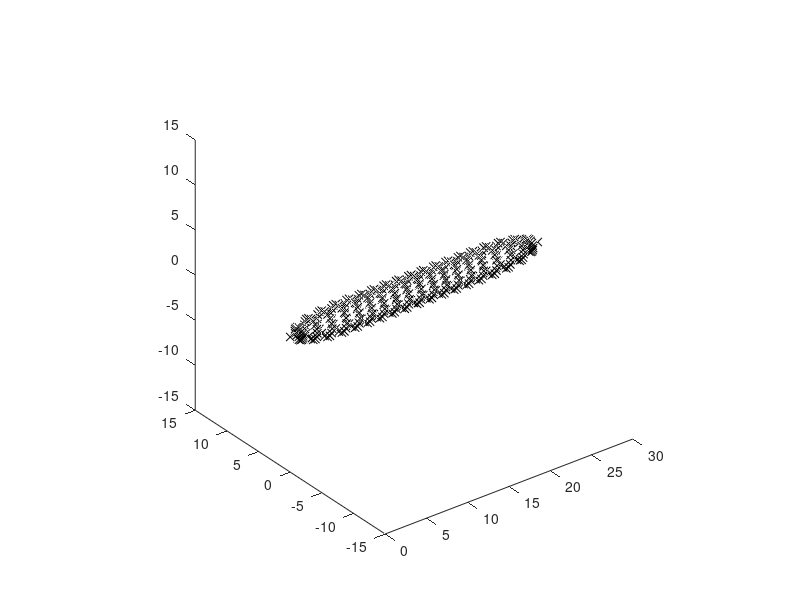
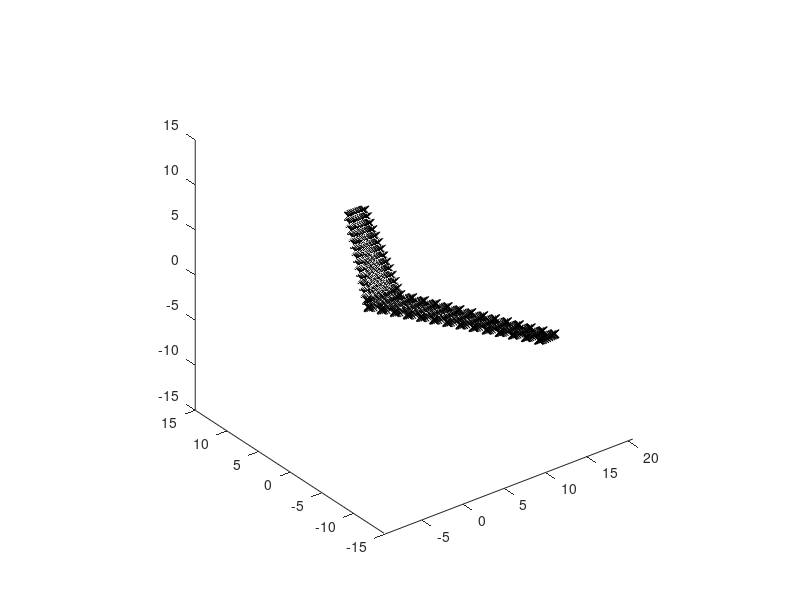

Recreate these plots in MATLAB, in order.
clear
clc
close all

fileID = fopen('fuselage.txt', 'r');

for i = 1:306
    read(i,:) = fscanf(fileID, '%f %f %f %f', 4);
end

xFUS = read(:,2);
yFUS = read(:,3);
zFUS = read(:,4);

fclose(fileID)

plot3(xFUS,yFUS,zFUS,'kx')    
axis('equal')

fileID = fopen('wing.txt', 'r');

for i = 1:834
    read(i,:) = fscanf(fileID, '%f %f %f %f', 4);
end

xWing = read(:,2);
yWing = read(:,3);
zWing = read(:,4);

fclose(fileID)

figure
plot3(xWing,yWing,zWing,'kx')    
axis('equal')
